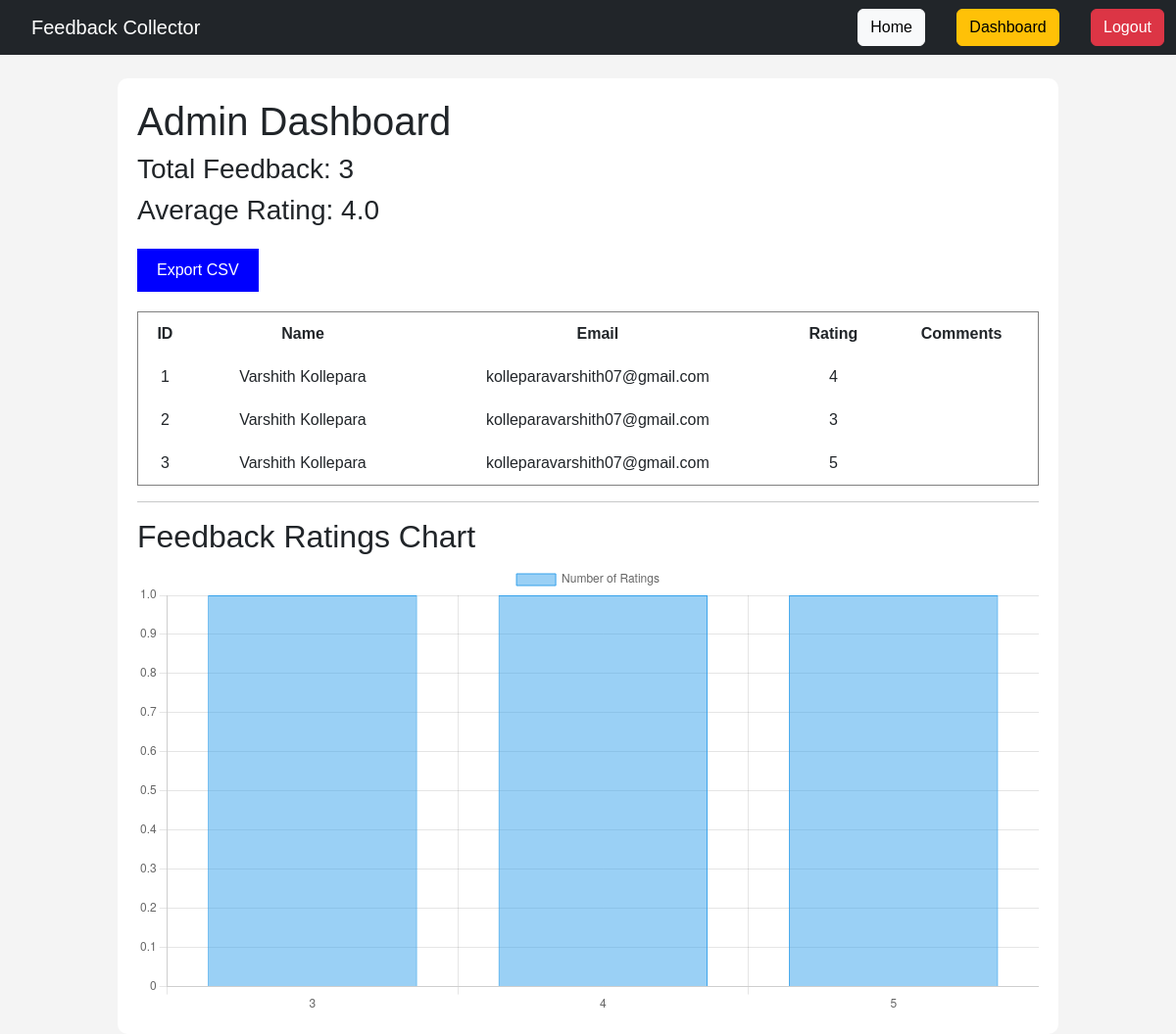
The page /admin-dashboard (signed in) on the database its author committed.
### tables this page shows
CREATE TABLE feedback (
    id INTEGER PRIMARY KEY AUTOINCREMENT,
    name TEXT NOT NULL,
    email TEXT NOT NULL,
    rating INTEGER,
    comments TEXT,
    date_submitted TIMESTAMP DEFAULT CURRENT_TIMESTAMP
);

### app.py (the view)
@app.route('/admin-dashboard')
def admin_dashboard():
    if 'admin' not in session:
        return redirect('/login')
    conn = sqlite3.connect(DATABASE)
    cursor = conn.cursor()
    cursor.execute("SELECT * FROM feedback")
    feedback_data = cursor.fetchall()
    cursor.execute("SELECT COUNT(*) FROM feedback")
    total_feedback = cursor.fetchone()[0]
    cursor.execute("SELECT AVG(rating) FROM feedback")
    avg_rating = cursor.fetchone()[0]
    cursor.execute("""
        SELECT rating, COUNT(rating)
        FROM feedback
        GROUP BY rating
    """)
    rating_data = cursor.fetchall()
    conn.close()
    ratings = [str(item[0]) for item in rating_data]
    counts = [item[1] for item in rating_data]
    return render_template(
        'admin.html',
        feedback=feedback_data,
        total_feedback=total_feedback,
        avg_rating=round(avg_rating, 2) if avg_rating else 0,
        ratings=ratings,
        counts=counts
    )

### templates/admin.html (shortened to what this page needs)
{% extends 'layout.html' %}
{% block content %}
<h1>Admin Dashboard</h1>
<h3>Total Feedback: {{ total_feedback }}</h3>
<h3>Average Rating: {{ avg_rating }}</h3>
<a href="/export-csv">
    <button>Export CSV</button>
</a>
<table border="1">
    <tr>
        <th>ID</th>
        <th>Name</th>
        <th>Email</th>
        <th>Rating</th>
        <th>Comments</th>
    </tr>
    {% for item in feedback %}
    <tr>
        <td>{{ item[0] }}</td>
        <td>{{ item[1] }}</td>
        <td>{{ item[2] }}</td>
        <td>{{ item[3] }}</td>
        <td>{{ item[4] }}</td>
    </tr>
    {% endfor %}
</table>
<hr>
<h2>Feedback Ratings Chart</h2>
<canvas id="ratingChart"></canvas>
<script>
const ctx = document.getElementById('ratingChart');
new Chart(ctx, {
    type: 'bar',
    data: {
        labels: {{ ratings | safe }},
        datasets: [{
            label: 'Number of Ratings',
            data: {{ counts | safe }},
            borderWidth: 1
        }]
    },
    options: {
        scales: {
            y: {
                beginAtZero: true
            }
        }
    }
});
</script>
{% endblock %}

### templates/layout.html (shortened to what this page needs)
<!DOCTYPE html>
<html lang="en">
<head>
    <link href="https://cdn.jsdelivr.net/npm/bootstrap@5.3.3/dist/css/bootstrap.min.css"
    rel="stylesheet">
    <link rel="stylesheet"
    href="{{ url_for('static', filename='css/style.css') }}">
</head>
<body>
<nav class="navbar navbar-expand-lg navbar-dark bg-dark">
    <div class="container-fluid">
        <a class="navbar-brand" href="/">
            Feedback Collector
        </a>
        <div>
            <a class="btn btn-light me-2" href="/">
                Home
            </a>
            <a class="btn btn-warning me-2"
            href="/admin-dashboard">
                Dashboard
            </a>
            <a class="btn btn-danger"
            href="/logout">
                Logout
            </a>
        </div>
    </div>
</nav>
<div class="container mt-4">
    {% block content %}
    {% endblock %}
</div>
</body>
</html>

### static/css/style.css (style rules this page uses)
body { font-family: Arial; background-color: #f4f4f4; margin: 0; padding: 0; }
nav { background: #333; color: white; padding: 15px; }
nav a { color: white; margin-left: 20px; text-decoration: none; }
.container { width: 80%; margin: auto; margin-top: 30px; background: white; padding: 20px; border-radius: 10px; }
button { margin-top: 15px; padding: 10px 20px; background: blue; color: white; border: none; cursor: pointer; }
table { width: 100%; border-collapse: collapse; margin-top: 20px; }
table th, table td { padding: 10px; text-align: center; }

### rows shown on the page
feedback: id "1", name "Varshith Kollepara", email "kolleparavarshith07@gmail.com", rating "4"
feedback: id "2", name "Varshith Kollepara", email "kolleparavarshith07@gmail.com", rating "3"
feedback: id "3", name "Varshith Kollepara", email "kolleparavarshith07@gmail.com", rating "5"

### other values the page prints
{{ total_feedback }} "3"
{{ avg_rating }} "4.0"
chart data {{ ratings | safe }} ['3', '4', '5']
chart data {{ counts | safe }} [1, 1, 1]
